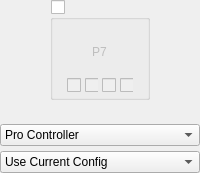
            <widget class="QWidget" name="widgetPlayer7" native="true">
             <layout class="QVBoxLayout" name="verticalLayout_25">
              <property name="spacing">
               <number>5</number>
              </property>
              <property name="leftMargin">
               <number>0</number>
              </property>
              <property name="topMargin">
               <number>0</number>
              </property>
              <property name="rightMargin">
               <number>0</number>
              </property>
              <property name="bottomMargin">
               <number>0</number>
              </property>
              <item alignment="Qt::AlignHCenter">
               <widget class="QGroupBox" name="groupPlayer7Connected">
                <property name="minimumSize">
                 <size>
                  <width>100</width>
                  <height>100</height>
                 </size>
                </property>
                <property name="maximumSize">
                 <size>
                  <width>100</width>
                  <height>100</height>
                 </size>
                </property>
                <property name="title">
                 <string/>
                </property>
                <property name="checkable">
                 <bool>true</bool>
                </property>
                <property name="checked">
                 <bool>false</bool>
                </property>
                <layout class="QVBoxLayout" name="verticalLayout_10" stretch="1,0">
                 <property name="spacing">
                  <number>7</number>
                 </property>
                 <property name="leftMargin">
                  <number>14</number>
                 </property>
                 <property name="topMargin">
                  <number>7</number>
                 </property>
                 <property name="rightMargin">
                  <number>14</number>
                 </property>
                 <property name="bottomMargin">
                  <number>4</number>
                 </property>
                 <item>
                  <widget class="QWidget" name="controllerPlayer7" native="true">
                   <property name="styleSheet">
                    <string notr="true"/>
                   </property>
                   <layout class="QVBoxLayout" name="verticalLayout_18">
                    <property name="topMargin">
                     <number>16</number>
                    </property>
                    <item alignment="Qt::AlignHCenter|Qt::AlignVCenter">
                     <widget class="QLabel" name="labelPlayer7">
                      <property name="text">
                       <string>P7</string>
                      </property>
                     </widget>
                    </item>
                   </layout>
                  </widget>
                 </item>
                 <item alignment="Qt::AlignHCenter">
                  <widget class="QWidget" name="Player7LEDs" native="true">
                   <property name="enabled">
                    <bool>false</bool>
                   </property>
                   <property name="minimumSize">
                    <size>
                     <width>0</width>
                     <height>10</height>
                    </size>
                   </property>
                   <layout class="QHBoxLayout" name="horizontalLayout_13">
                    <property name="spacing">
                     <number>4</number>
                    </property>
                    <property name="leftMargin">
                     <number>0</number>
                    </property>
                    <property name="topMargin">
                     <number>0</number>
                    </property>
                    <property name="rightMargin">
                     <number>0</number>
                    </property>
                    <property name="bottomMargin">
                     <number>0</number>
                    </property>
                    <item>
                     <widget class="QCheckBox" name="checkboxPlayer7LED1"/>
                    </item>
                    <item>
                     <widget class="QCheckBox" name="checkboxPlayer7LED2"/>
                    </item>
                    <item>
                     <widget class="QCheckBox" name="checkboxPlayer7LED3"/>
                    </item>
                    <item>
                     <widget class="QCheckBox" name="checkboxPlayer7LED4"/>
                    </item>
                   </layout>
                  </widget>
                 </item>
                </layout>
               </widget>
              </item>
              <item>
               <widget class="QWidget" name="Player7Explain" native="true">
                <property name="minimumSize">
                 <size>
                  <width>0</width>
                  <height>10</height>
                 </size>
                </property>
                <property name="maximumSize">
                 <size>
                  <width>150</width>
                  <height>16777215</height>
                 </size>
                </property>
                <layout class="QVBoxLayout" name="verticalLayout_42">
                 <property name="spacing">
                  <number>0</number>
                 </property>
                 <property name="leftMargin">
                  <number>0</number>
                 </property>
                 <property name="topMargin">
                  <number>0</number>
                 </property>
                 <property name="rightMargin">
                  <number>0</number>
                 </property>
                 <property name="bottomMargin">
                  <number>0</number>
                 </property>
                 <item>
                  <widget class="QLabel" name="labelPlayer7Explain">
                   <property name="alignment">
                    <set>Qt::AlignCenter</set>
                   </property>
                  </widget>
                 </item>
                </layout>
               </widget>
              </item>
              <item>
               <widget class="UIControls::ComboBox" name="comboPlayer7Emulated">
                <item>
                 <property name="text">
                  <string>Pro Controller</string>
                 </property>
                </item>
                <item>
                 <property name="text">
                  <string>Dual Joycons</string>
                 </property>
                </item>
                <item>
                 <property name="text">
                  <string>Left Joycon</string>
                 </property>
                </item>
                <item>
                 <property name="text">
                  <string>Right Joycon</string>
                 </property>
                </item>
               </widget>
              </item>
              <item>
               <widget class="UIControls::ComboBox" name="comboPlayer7Profile">
                <item>
                 <property name="text">
                  <string>Use Current Config</string>
                 </property>
                </item>
               </widget>
              </item>
             </layout>
            </widget>
